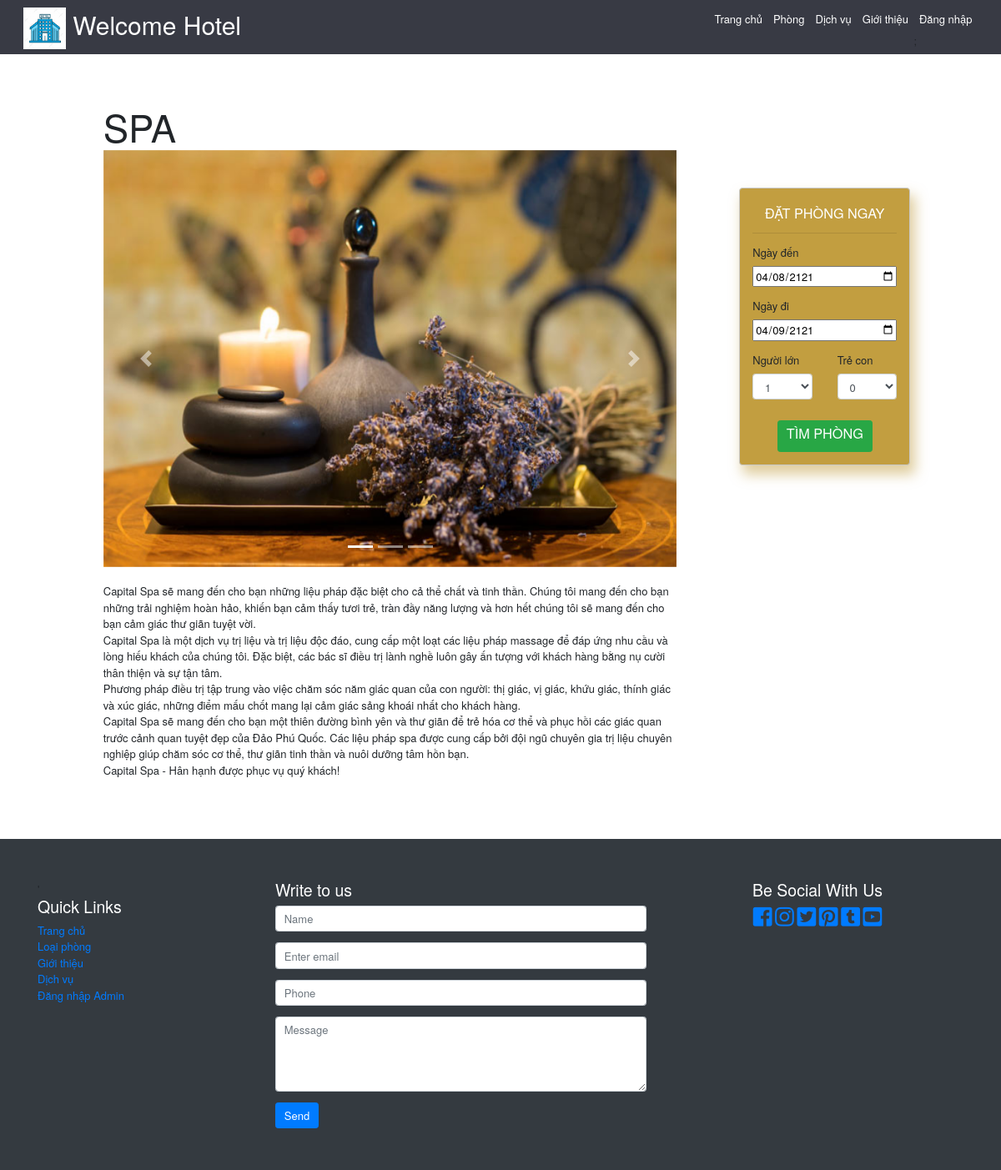
The app's page /includes/Spa.inc.php with its own data.
### tables this page shows
CREATE TABLE `dichvu` (
  `MADV` int(11) NOT NULL,
  `TenDv` varchar(255) NOT NULL,
  `image1` varchar(255) NOT NULL,
  `image2` varchar(255) NOT NULL,
  `image3` varchar(255) NOT NULL,
  `des` mediumtext NOT NULL
);

### includes/Spa.inc.php (the view, shortened to what this page needs)
<?php require('header.inc.php');
	  require('dbh.inc.php');
 ?>
	    	<div class = "row justify-content-center" style="margin-top: 60px;">
            	<div class="col-xs-10 col-sm-10 col-md-7 col-lg-7 col-xl-7">
	                <div class="display-4">SPA</div>
				    <?php
				    	$sql =  "SELECT image1,image2,image3,des FROM dichvu WHERE TenDv= 'Spa'";
				    	$stmt= $conn -> prepare($sql);
				        $stmt->execute();
				        $query1 =$stmt->get_result();
				        if($row = mysqli_fetch_array($query1)){
				     ?>
				     	<div id="slide" class="carousel slide" data-ride="carousel">
							<ol class="carousel-indicators">
							    <li data-target="#slide" data-slide-to="0" class="active"></li>
							    <li data-target="#slide" data-slide-to="1"></li>
							    <li data-target="#slide" data-slide-to="2"></li>
						  	</ol>
						 	<div class="carousel-inner">
							    <div class="carousel-item active">
							     	<img src="../images/home_gallary/<?php echo $row['image1']; ?>" >
							    </div>
						  	</div>
							  	<a class="carousel-control-prev" href="#slide" role="button" data-slide="prev">
							    <span class="carousel-control-prev-icon" ></span>
						  		</a>
							  	<a class="carousel-control-next" href="#slide" role="button" data-slide="next">
							    <span class="carousel-control-next-icon" ></span>
						  		</a>
						</div>
						<div>
							<p>
							<?php echo "<br>".$row['des']; ?>
							</p>
						</div>
				 	<?php } mysqli_close($conn);?>
	            </div>
				<?php require('verform_search.inc.php'); ?>
	    	</div>
<?php require('footer.inc.php'); ?>

### css/style.css (style rules this page uses)
html,body { width: 100%; height:100%; font-family: "Helvetica Neue", Arial; font-size: 13px; }
.carousel-inner img { height: 500px; width:100%; }

### records on screen
dichvu: image1 (picture), des "Capital Spa sẽ mang đến cho bạn những liệu pháp đặc biệt cho cả thể chất và tinh thần. Chúng tôi mang đến cho bạn những trải nghiệm hoàn hảo, khiến bạn cảm thấy tươi trẻ, tràn đầy năng lượng và hơn hết chúng tôi sẽ mang đến cho bạn cảm giác thư giãn tuyệt vời. Capital Spa là một dịch vụ trị liệu và trị liệu độc đáo, cung cấp một loạt các liệu pháp massage để đáp ứng nhu cầu và lòng hiếu khách của chúng tôi. Đặc biệt, các bác sĩ điều trị lành nghề luôn gây ấn tượng với khách hàng bằng nụ cười thân thiện và sự tận tâm. Phương pháp điều trị tập trung vào việc chăm sóc năm giác quan của con người: thị giác, vị giác, khứu giác, thính giác và xúc giác, những điểm mấu chốt mang lại cảm giác sảng…"
